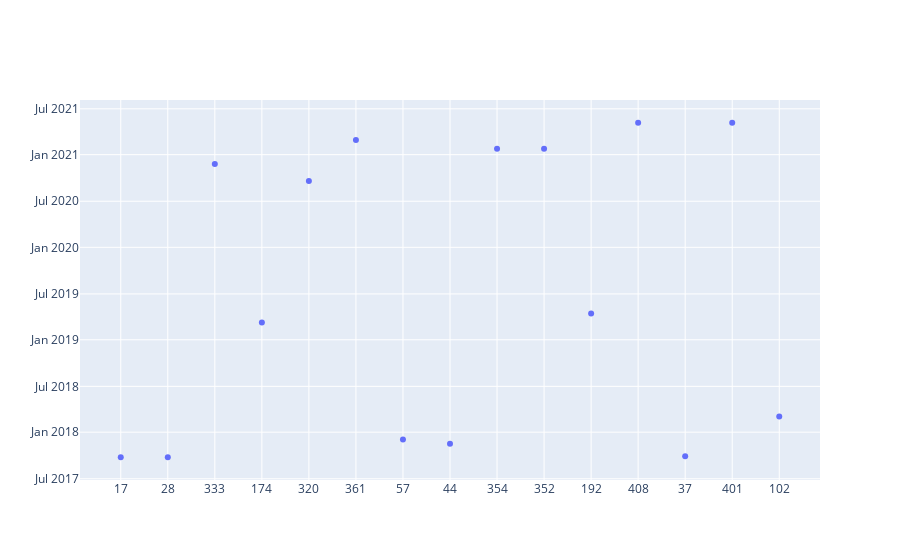

Notebook source saved alongside this figure:
### Markdown cell above
# III - Occurence des trackers de localisation par date de création

### Code cell
pxo.Figure(data=[pxo.Scatter( 
    x =most_used.id, 
    y =most_used.creation_date,
    mode = 'markers',) 
])

### Figure 1 — Plotly figure (JSON) as saved in the notebook; plotly's stock layout.template omitted (floating-point values rounded to 4 significant figures)
{"data": [{"mode": "markers", "type": "scatter", "x": ["17", "28", "333", "174", "320", "361", "57", "44", "354", "352", "192", "408", "37", "401", "102"], "y": ["2017-09-24", "2017-09-24", "2020-11-25", "2019-03-10", "2020-09-19", "2021-02-28", "2017-12-03", "2017-11-16", "2021-01-24", "2021-01-24", "2019-04-15", "2021-05-07", "2017-09-28", "2021-05-07", "2018-03-04"]}], "layout": {}}
